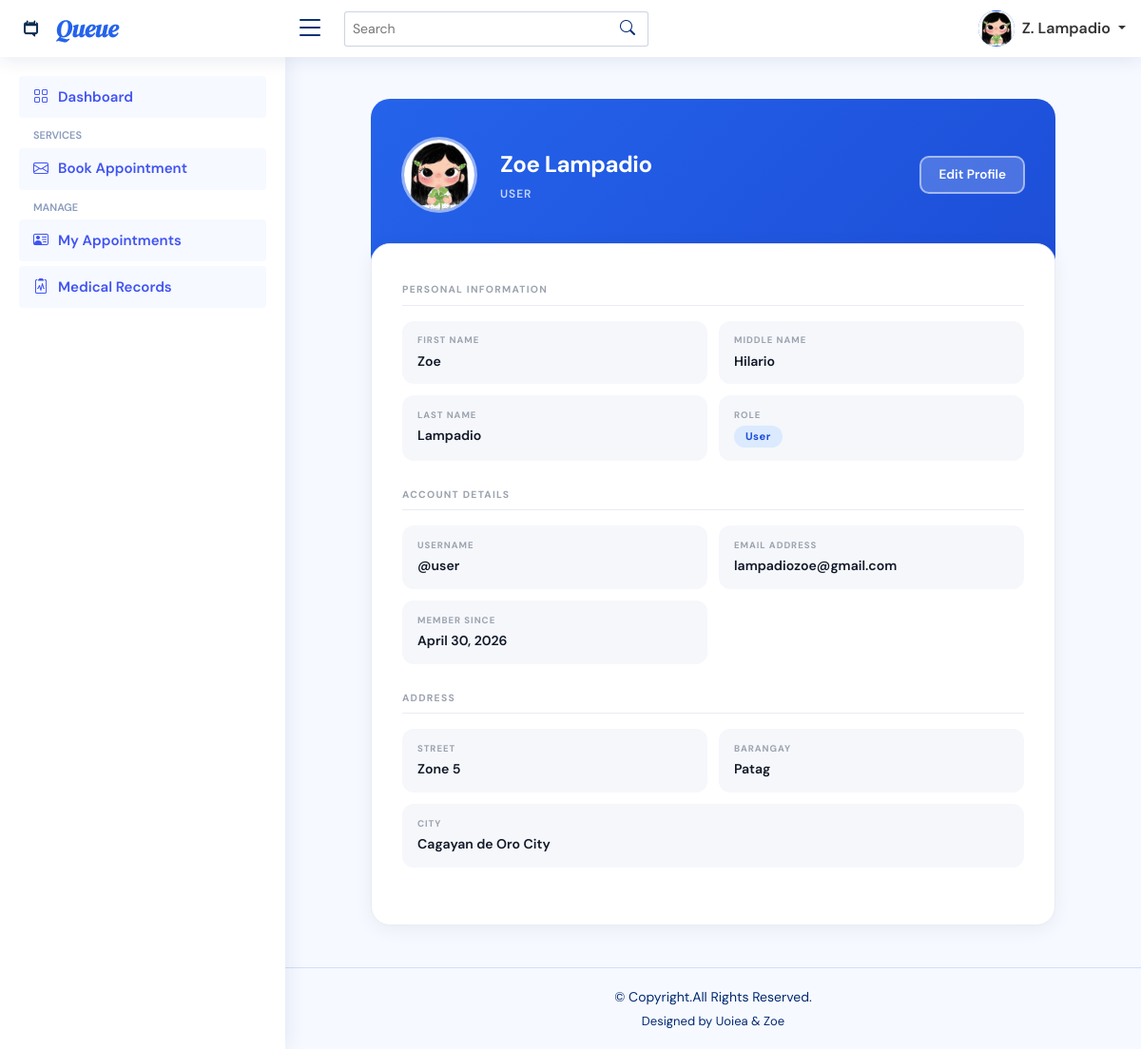
The page /public/user/profile.php (signed in) on the database its author committed.
### tables this page shows
CREATE TABLE `users` (
  `id` int(11) NOT NULL,
  `uuid` varchar(36) DEFAULT NULL,
  `username` varchar(100) NOT NULL,
  `emailAddress` varchar(150) NOT NULL,
  `password` varchar(255) NOT NULL,
  `role` enum('admin','user') NOT NULL DEFAULT 'user',
  `firstName` varchar(100) DEFAULT NULL,
  `middleName` varchar(100) DEFAULT NULL,
  `lastName` varchar(100) DEFAULT NULL,
  `street` varchar(150) DEFAULT NULL,
  `barangay` varchar(150) DEFAULT NULL,
  `city` varchar(100) DEFAULT NULL,
  `photoUrl` varchar(255) DEFAULT NULL,
  `createdAt` timestamp NOT NULL DEFAULT current_timestamp(),
  `updatedAt` timestamp NOT NULL DEFAULT current_timestamp() ON UPDATE current_timestamp(),
  `profilePic` varchar(255) DEFAULT NULL
);

### app/controllers/profileController.php (called while the page is built, shortened)
<?php
require_once('../../app/config/config.php');
function getUserById($conn, $userId)
{
    $stmt = $conn->prepare("SELECT * FROM users WHERE id = ? LIMIT 1");
    $stmt->bind_param("i", $userId);
    $stmt->execute();
    return $stmt->get_result()->fetch_assoc();
}
$userId  = $_SESSION['authUser']['user_id'];
$fetchStmt = $conn->prepare("SELECT * FROM users WHERE id = ?");
$fetchStmt->bind_param("i", $userId);
$fetchStmt->execute();
$user = $fetchStmt->get_result()->fetch_assoc();

### public/user/profile.php (the view, shortened to what this page needs)
<?php
require_once('../../app/middleware/user.php');
require_once('../../app/controllers/profileController.php');
$userId = $_SESSION['user_id'];
$user = getUserById($conn, $userId);
$dateJoined = !empty($user['createdAt']) ? date('F j, Y', strtotime($user['createdAt'])) : 'N/A';
include('./includes/header.php');
include('./includes/topbar.php');
include('./includes/sidebar.php');
?>
<section class="section">
    <div class="profile-wrapper">
        <div class="profile-hero">
            <div class="profile-hero-inner">
                <div class="profile-avatar">
                    <?php if (!empty($user['profilePic'])): ?>
                        <img src="<?= htmlspecialchars($user['profilePic']) ?>" style="width:100%;height:100%;object-fit:cover;border-radius:50%;">
                    <?php else: ?>
                        <?= htmlspecialchars($initials) ?>
                    <?php endif; ?>
                </div>
                <div>
                    <div class="profile-hero-name"><?= htmlspecialchars($fullName) ?></div>
                    <div class="profile-hero-role"><?= htmlspecialchars($user['role']) ?></div>
                </div>
                <div style="margin-left:auto;">
                    <button onclick="openEditModal()"
                        style="background:rgba(255,255,255,.2);border:2px solid rgba(255,255,255,.5);color:#fff;padding:8px 18px;border-radius:10px;font-weight:600;cursor:pointer;font-size:.85rem;">
                        Edit Profile
                    </button>
                </div>
            </div>
        </div>
        <div class="profile-body">
            <div class="profile-section-title">Personal Information</div>
            <div class="profile-info-grid">
                <div class="profile-info-item">
                    <div class="profile-info-label">First Name</div>
                    <div class="profile-info-value"><?= htmlspecialchars($user['firstName']) ?></div>
                </div>
                <div class="profile-info-item">
                    <div class="profile-info-label">Middle Name</div>
                    <div class="profile-info-value"><?= htmlspecialchars($user['middleName'] ?: '—') ?></div>
                </div>
                <div class="profile-info-item">
                    <div class="profile-info-label">Last Name</div>
                    <div class="profile-info-value"><?= htmlspecialchars($user['lastName']) ?></div>
                </div>
                <div class="profile-info-item">
                    <div class="profile-info-label">Role</div>
                    <div class="profile-info-value">
                        <span class="profile-badge"><?= htmlspecialchars($user['role']) ?></span>
                    </div>
                </div>
            </div>
            <div class="profile-section-title">Account Details</div>
            <div class="profile-info-grid">
                <div class="profile-info-item">
                    <div class="profile-info-label">Username</div>
                    <div class="profile-info-value">@<?= htmlspecialchars($user['username']) ?></div>
                </div>
                <div class="profile-info-item">
                    <div class="profile-info-label">Email Address</div>
                    <div class="profile-info-value"><?= htmlspecialchars($user['emailAddress']) ?></div>
                </div>
                <div class="profile-info-item">
                    <div class="profile-info-label">Member Since</div>
                    <div class="profile-info-value"><?= $dateJoined ?></div>
                </div>
            </div>
            <div class="profile-section-title">Address</div>
            <div class="profile-info-grid">
                <div class="profile-info-item">
                    <div class="profile-info-label">Street</div>
                    <div class="profile-info-value"><?= htmlspecialchars($user['street'] ?: '—') ?></div>
                </div>
                <div class="profile-info-item">
                    <div class="profile-info-label">Barangay</div>
                    <div class="profile-info-value"><?= htmlspecialchars($user['barangay'] ?: '—') ?></div>
                </div>
                <div class="profile-info-item full">
                    <div class="profile-info-label">City</div>
                    <div class="profile-info-value"><?= htmlspecialchars($user['city'] ?: '—') ?></div>
                </div>
            </div>
        </div>
    </div>
</section>
<?php include('./includes/footer.php'); ?>

### public/user/includes/topbar.php (shortened to what this page needs)
<header id="header" class="header fixed-top d-flex align-items-center">
  <div class="d-flex align-items-center justify-content-between">
    <a href="index" class="logo d-flex align-items-center gap-2">
      <img src="../assets/img/logo.png" alt="Queue Logo" style="height: 36px; width: auto;">
      <span class="d-none d-lg-block" style="font-family:'DM Serif Display',serif;font-style:italic;font-size:1.55rem;color:#2563eb;letter-spacing:-.01em;">Queue</span>
    </a>
    <i class="bi bi-list toggle-sidebar-btn"></i>
  </div>
  <div class="search-bar">
    <form class="search-form d-flex align-items-center" method="POST" action="#">
      <input type="text" name="query" placeholder="Search" title="Enter search keyword">
      <button type="submit" title="Search"><i class="bi bi-search"></i></button>
    </form>
  </div>
  <?php
  $fullName = $_SESSION['authUser']['fullName'] ?? 'Guest';
  $nameParts = explode(' ', $fullName);
  $shortName = count($nameParts) >= 2
    ? strtoupper(substr($nameParts[0], 0, 1)) . '. ' . end($nameParts)
    : $fullName;
  $initials = strtoupper(substr($nameParts[0], 0, 1));
  if (count($nameParts) >= 2) {
    $initials .= strtoupper(substr(end($nameParts), 0, 1));
  }
  $profilePic = $_SESSION['authUser']['profilePic'] ?? null;
  ?>
  <nav class="header-nav ms-auto">
    <ul class="d-flex align-items-center">
      <li class="nav-item dropdown pe-3">
        <a class="nav-link nav-profile d-flex align-items-center pe-0 gap-2" href="#" data-bs-toggle="dropdown">
          <div style="
            width: 38px;
            height: 38px;
            border-radius: 50%;
            background-color: #2563eb;
            color: #fff;
            display: flex;
            align-items: center;
            justify-content: center;
            font-size: 0.85rem;
            font-weight: 700;
            letter-spacing: 0.05em;
            flex-shrink: 0;
            overflow: hidden;
          ">
            <?php if (!empty($profilePic)): ?>
              <img src="<?= htmlspecialchars($profilePic) ?>" style="width:100%;height:100%;object-fit:cover;">
            <?php else: ?>
              <?= htmlspecialchars($initials) ?>
            <?php endif; ?>
          </div>
          <span class="d-none d-md-block dropdown-toggle" style="font-size:1rem;font-weight:600;color:#333;">
            <?= htmlspecialchars($shortName) ?>
          </span>
        </a>
      </li>
    </ul>
  </nav>
</header>

### public/assets/css/style.css (style rules this page uses)
:root { scroll-behavior: smooth; }
a { color: #4154f1; text-decoration: none; }
.logo { line-height: 1; }
@media (min-width: 1200px) { .logo { width: 280px; } }
.logo img { max-height: 26px; margin-right: 6px; }
.logo span { font-size: 26px; font-weight: 700; color: #012970; font-family: "Nunito", sans-serif; }
.header { transition: all 0.5s; z-index: 997; height: 60px; box-shadow: 0px 2px 20px rgba(1, 41, 112, 0.1); background-color: #fff; padding-left: 20px; }
.header .toggle-sidebar-btn { font-size: 32px; padding-left: 10px; cursor: pointer; color: #012970; }
.header .search-bar { min-width: 360px; padding: 0 20px; }
.header .search-form { width: 100%; }
.header .search-form input { border: 0; font-size: 14px; color: #012970; border: 1px solid rgba(1, 41, 112, 0.2); padding: 7px 38px 7px 8px; border-radius: 3px; transition: 0.3s; width: 100%; }
.header .search-form button { border: 0; padding: 0; margin-left: -30px; background: none; }
.header .search-form button i { color: #012970; }
.header-nav ul { list-style: none; }
.header-nav>ul { margin: 0; padding: 0; }
.header-nav .nav-profile { color: #012970; }
.header-nav .nav-profile img { max-height: 36px; }
.header-nav .nav-profile span { font-size: 14px; font-weight: 600; }

### public/user/includes/header.php (style rules this page uses)
#sidebar .logo-name, .navbar-brand, a.logo d, .logo span { font-family: 'DM Serif Display', serif !important; font-style: italic !important; color: #2563eb !important; }

### public/user/profile.php (style rules this page uses)
.profile-wrapper, .profile-wrapper *, #editModal, #editModal * { font-family: 'DM Sans', sans-serif; box-sizing: border-box; }
.profile-wrapper { max-width: 720px; margin: 1.5rem auto; }
.profile-hero { background: linear-gradient(135deg, #2563eb 0%, #1d4ed8 100%); border-radius: 20px; padding: 2.5rem 2rem 4rem; }
.profile-hero-inner { display: flex; align-items: center; gap: 1.5rem; }
.profile-avatar { width: 80px; height: 80px; border-radius: 50%; background: rgba(255, 255, 255, .2); border: 3px solid rgba(255, 255, 255, .4); display: flex; align-items: center; justify-content: center; font-size: 1.8rem; font-weight: 700; color: #fff; flex-shrink: 0; }
.profile-hero-name { font-size: 1.5rem; font-weight: 700; color: #fff; letter-spacing: -.02em; margin: 0; }
.profile-hero-role { font-size: .75rem; color: rgba(255, 255, 255, .75); margin-top: 4px; font-weight: 600; text-transform: uppercase; letter-spacing: .08em; }
.profile-body { background: #fff; border: 1px solid #eaecf4; border-radius: 20px; margin-top: -2rem; padding: 2.5rem 2rem 2rem; box-shadow: 0 4px 20px rgba(0, 0, 0, .06); }
.profile-section-title { font-size: .65rem; font-weight: 700; text-transform: uppercase; letter-spacing: .12em; color: #9ca3af; margin-bottom: 1rem; padding-bottom: .5rem; border-bottom: 1px solid #eaecf4; }
.profile-info-grid { display: grid; grid-template-columns: 1fr 1fr; gap: 12px; margin-bottom: 1.75rem; }
.profile-info-item { background: #f5f7fb; border-radius: 12px; padding: .85rem 1rem; }
.profile-info-item.full { grid-column: 1/-1; }
.profile-info-label { font-size: .6rem; font-weight: 700; text-transform: uppercase; letter-spacing: .1em; color: #9ca3af; margin-bottom: 4px; }
.profile-info-value { font-size: .88rem; font-weight: 600; color: #111827; word-break: break-word; }
.profile-badge { display: inline-block; background: #dbeafe; color: #1d4ed8; font-size: .7rem; font-weight: 700; padding: 3px 12px; border-radius: 20px; letter-spacing: .04em; text-transform: capitalize; }

### rows shown on the page
users: firstName "Z. Lampadio", profilePic (picture), role "USER", firstName "Zoe", middleName "Hilario", lastName "Lampadio", role "User", username "user", emailAddress "lampadiozoe@gmail.com", createdAt "April 30, 2026", street "Zone 5", barangay "Patag", city "Cagayan de Oro City"

### other values the page prints
$fullName "Zoe Lampadio"
